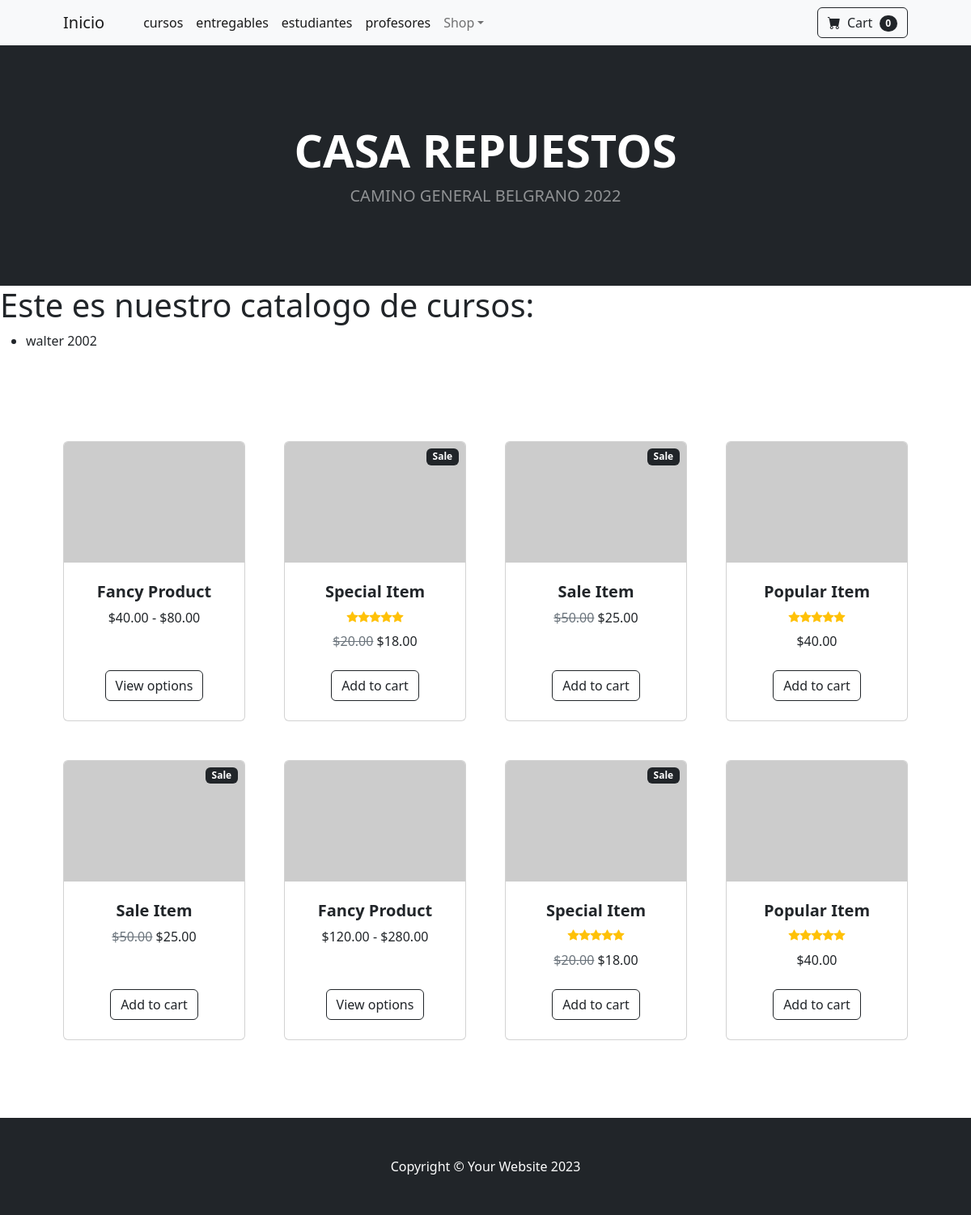
Before: /app_coder/lista_curso/ with the older database file.
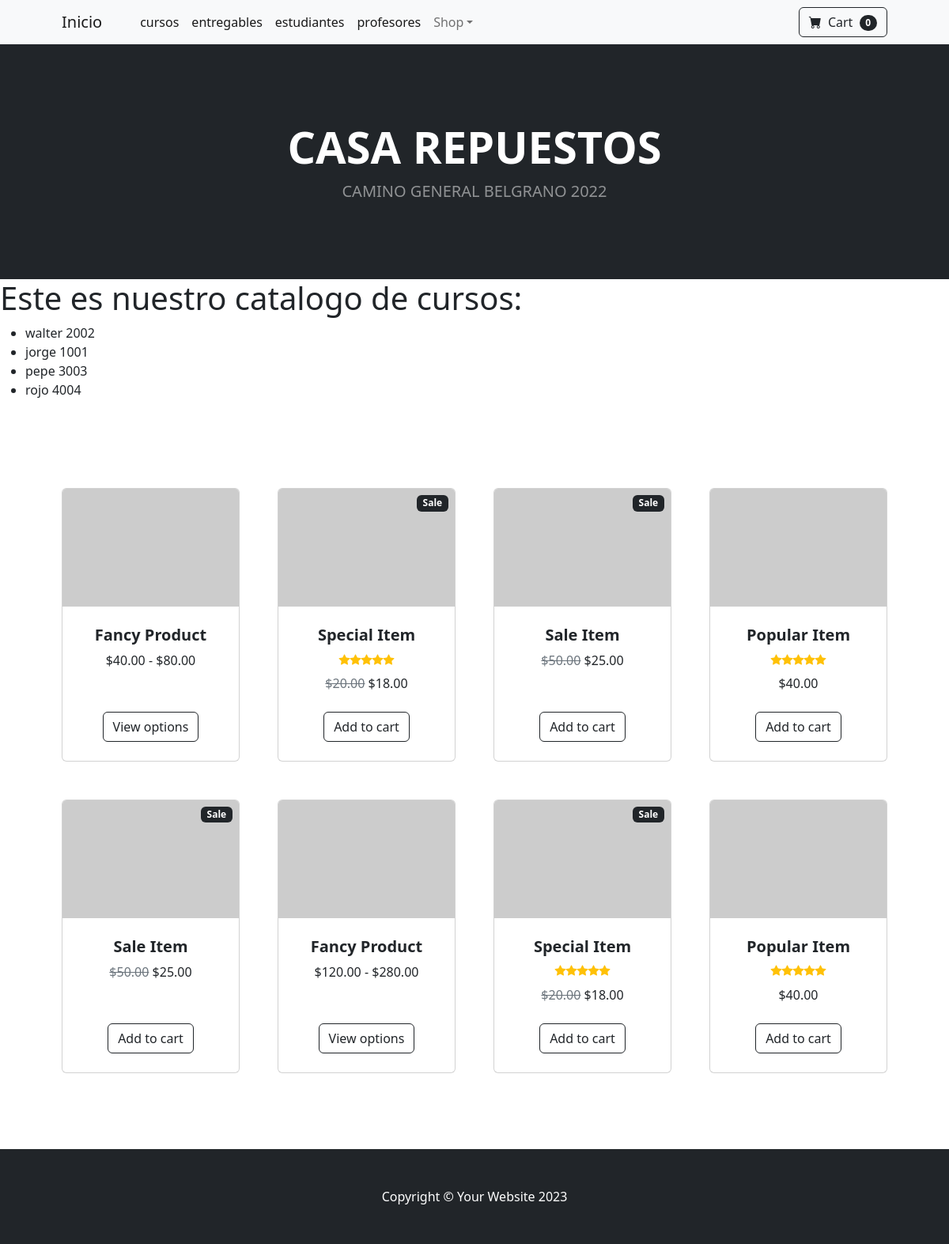
After: the same page with the newer database file.
### app_coder/models.py (models this page shows)
class curso(models.Model):
    nombre = models.CharField(max_length=20)
    camada = models.IntegerField()

### app_coder/views.py (the view)
# urls.py: path('lista_curso/', lista_cursos, name= 'lista_curso'),
def lista_cursos(req):
    lista = curso.objects.all()
    return render(req, 'lista_curso.html', {'lista_cursos': lista})

### aplicacion_coder/template/lista_curso.html
{% extends 'padre.html' %}
{% block contenido_que_cambia %}
<body>
  <h1> Este es nuestro catalogo de cursos:</h1>
   <ul>
    {% for curso in lista_cursos %}
        <li> {{curso.nombre}} {{curso.camada}}</li>
    {% endfor %}
   </ul>
{% endblock contenido_que_cambia %}

Changed rows visible on the page:
added curso: nombre "jorge", camada "1001"
added curso: nombre "pepe", camada "3003"
added curso: nombre "rojo", camada "4004"
